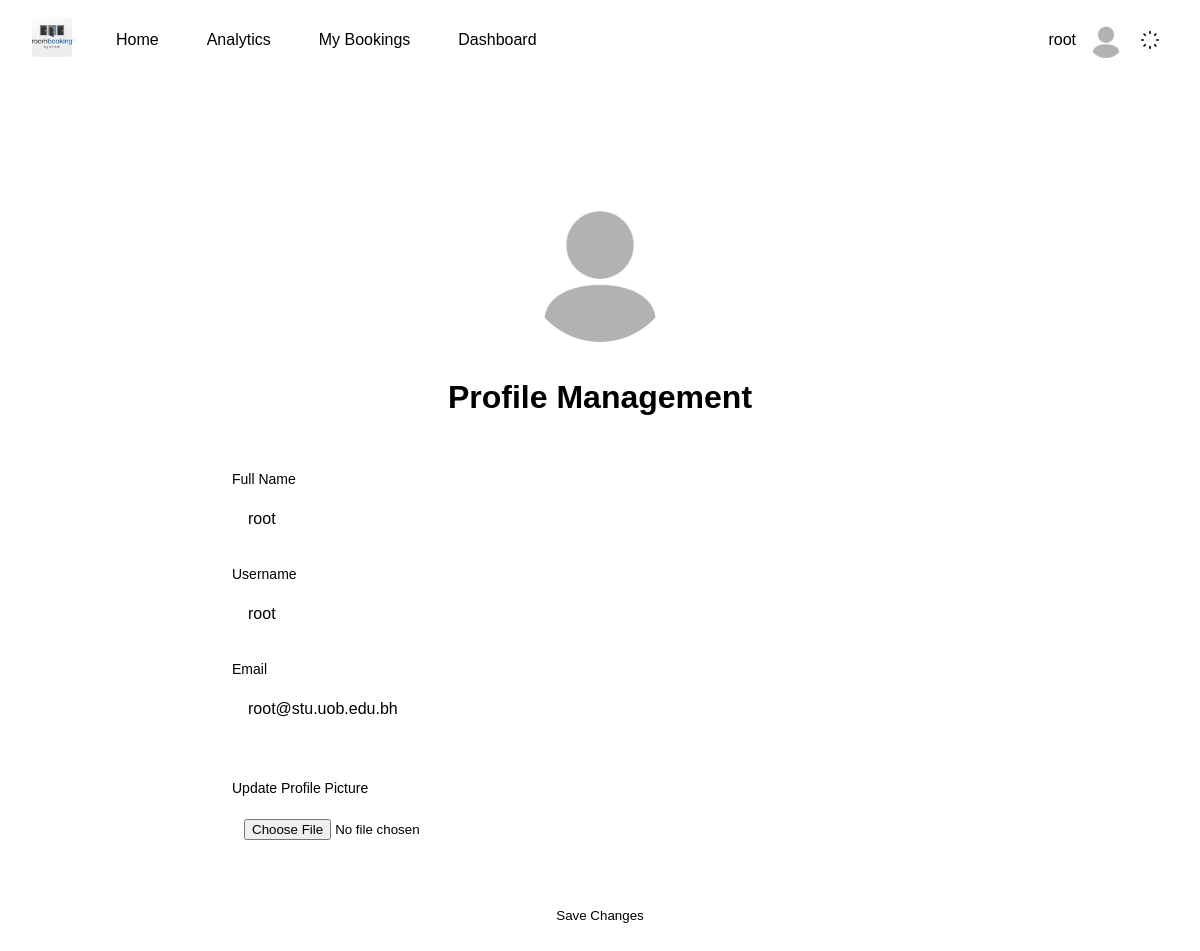
Screenshot of /profile.php (signed in) with the database file from the repository.
### tables this page shows
CREATE TABLE `users` (
  `id` int(11) NOT NULL,
  `username` text NOT NULL,
  `fullname` text NOT NULL,
  `email` text NOT NULL,
  `password` text NOT NULL,
  `role` text NOT NULL DEFAULT 'user',
  `image` text DEFAULT NULL
);

### profile.php (the view, shortened to what this page needs)
<?php
try {
    $conn = new PDO("mysql:host=" . DB_HOST . ";dbname=" . DB_NAME, DB_USER, DB_PASS);
    $conn->setAttribute(PDO::ATTR_ERRMODE, PDO::ERRMODE_EXCEPTION);
    $stmt = $conn->prepare("SELECT * FROM users WHERE id = :id");
    $stmt->bindParam(':id', $_SESSION['user']['id']);
    $stmt->execute();
    $user = $stmt->fetch(PDO::FETCH_ASSOC);
} catch (PDOException $e) {
    die("Connection failed: " . $e->getMessage());
}
?>
<!DOCTYPE html>
<html lang="en">
<head>
    <link rel="stylesheet" href="styles/main.css">
</head>
<body>
    <?php include_once 'components/navbar.php'; ?>
    <div class="profile-container">
        <div class="profile-header">
            <img src="<?php echo htmlspecialchars(URL . '/' .
                (isset($user['image']) && !empty(trim($user['image']))
                    ? $user['image']
                    : 'assets/userimages/default-profile.jpg')); ?>" alt="Profile Picture" class="profile-picture"
                id="preview-image">
            <h1>Profile Management</h1>
        </div>
        <form class="profile-form" action="handlers/profile_handler.php" method="POST" enctype="multipart/form-data">
            <div class="form-group">
                <label for="full-name">Full Name</label>
                <input type="text" id="full-name" name="full_name"
                    value="<?php echo htmlspecialchars($user['fullname'] ?? ''); ?>" required>
            </div>
            <div class="form-group">
                <label for="username">Username</label>
                <input type="text" id="username" name="username"
                    value="<?php echo htmlspecialchars($user['username'] ?? ''); ?>" required>
            </div>
            <div class="form-group">
                <label for="email">Email</label>
                <input type="email" id="email" name="email"
                    value="<?php echo htmlspecialchars($user['email'] ?? ''); ?>" required>
            </div>
            <div class="profile-picture-upload">
                <label for="profile-picture">Update Profile Picture</label>
                <input type="file" id="profile-picture" name="image" accept="image/*" onchange="previewImage(this);">
            </div>
            <button type="submit" class="btn-primary">Save Changes</button>
        </form>
    </div>
</body>
</html>

### styles/main.css (style rules this page uses)
.profile-container { max-width: 800px; margin: 5rem auto; padding: 2rem; background: var(--navbar-bg); border-radius: 1rem; box-shadow: var(--navbar-shadow); transition: all 0.3s ease; }
.profile-header { text-align: center; margin-bottom: 3rem; }
.profile-header h1 { font-size: 2rem; color: var(--text); margin-top: 1.5rem; font-weight: 600; }
.profile-picture { width: 150px; height: 150px; border-radius: 50%; -o-object-fit: cover; object-fit: cover; border: 3px solid var(--primary); transition: all 0.3s ease; }
.profile-form { display: flex; flex-direction: column; gap: 1.5rem; }
.profile-form .form-group { display: flex; flex-direction: column; gap: 0.5rem; }
.profile-form .form-group label { color: var(--text); font-size: 0.875rem; font-weight: 500; }
.profile-form .form-group input { padding: 0.75rem 1rem; border: 2px solid var(--border); border-radius: 0.5rem; background: var(--surface); color: var(--text); font-size: 1rem; transition: all 0.3s ease; }
.profile-picture-upload { margin: 1.5rem 0; }
.profile-picture-upload label { display: block; color: var(--text); font-size: 0.875rem; font-weight: 500; margin-bottom: 0.5rem; }
.profile-picture-upload input[type=file] { width: 100%; padding: 0.75rem; border: 2px dashed var(--border); border-radius: 0.5rem; background: var(--surface); color: var(--text); cursor: pointer; transition: all 0.3s ease; }
.btn-primary { padding: 0.5rem 1.25rem; border-radius: 0.375rem; font-weight: 500; text-decoration: none; transition: all 0.2s ease; background: var(--primary); border: none; color: var(--navbar-bg); }
* { margin: 0; padding: 0; box-sizing: border-box; }
body { font-family: "Poppins", sans-serif; font-size: 16px; line-height: 1.5; background-color: var(--surface); }

### rows the page displays
users: image (placeholder picture), full_name "root", username "root", email "root@stu.uob.edu.bh"

### other values shown
$_SESSION['user']['username'] "root"
